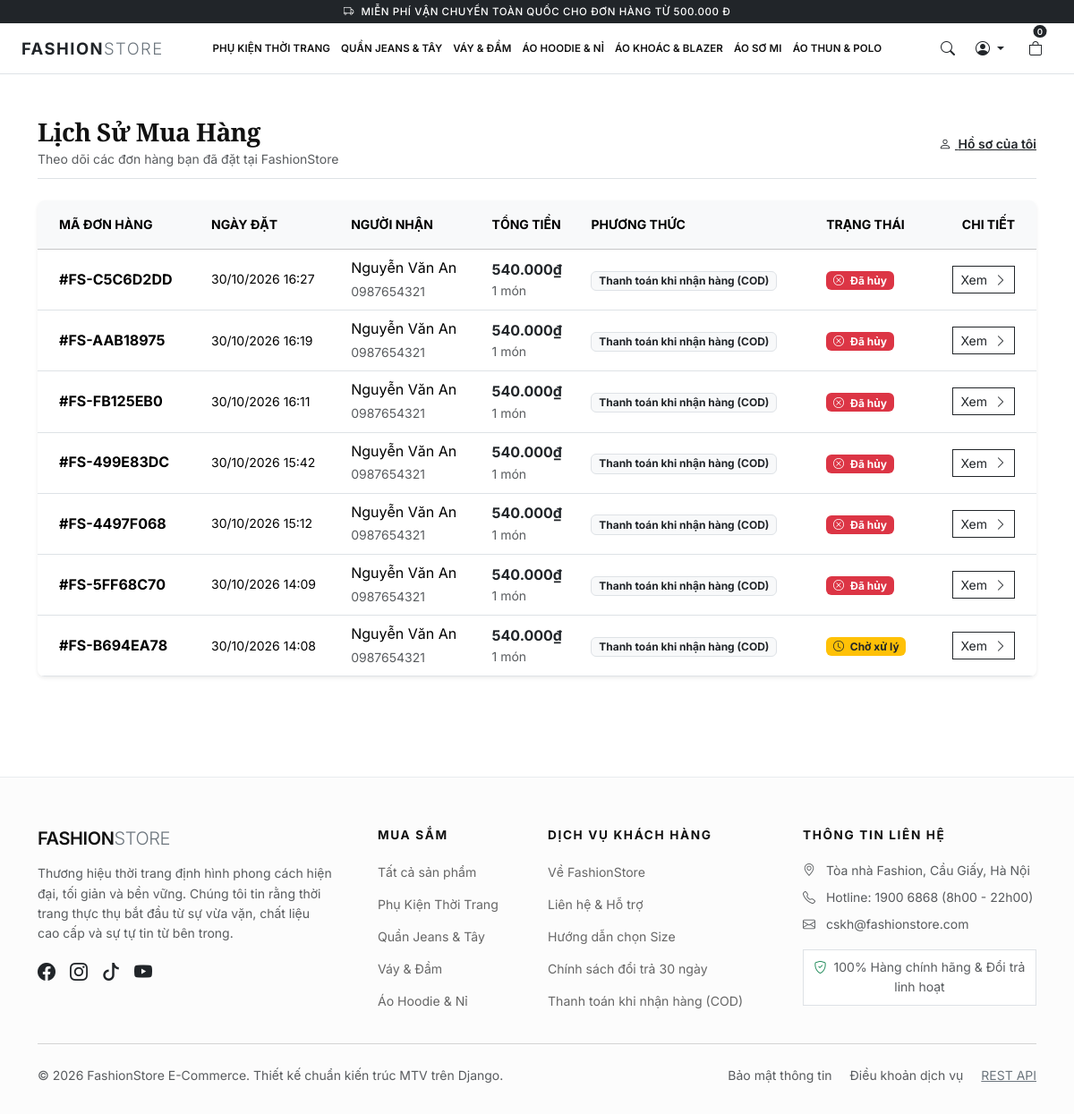
Page /orders/history/ (signed in) on the committed database.
### products/models.py (models this page shows, shortened)
class Category(models.Model):
    name = models.CharField(max_length=100, unique=True, verbose_name='Tên danh mục')
    slug = models.SlugField(max_length=120, unique=True, blank=True, verbose_name='Đường dẫn slug')
    description = models.TextField(blank=True, verbose_name='Mô tả danh mục')
    image = models.ImageField(upload_to='categories/', blank=True, null=True, verbose_name='Ảnh danh mục')
    created_at = models.DateTimeField(auto_now_add=True, verbose_name='Ngày tạo')
    class Meta:
        verbose_name = 'Danh mục sản phẩm'
        verbose_name_plural = 'Danh mục sản phẩm'
        ordering = ['name']

### orders/models.py (models this page shows, shortened)
class Order(models.Model):
    PAYMENT_METHOD_CHOICES = [
        ('COD', 'Thanh toán khi nhận hàng (COD)'),
    ]
    PAYMENT_STATUS_CHOICES = [
        ('Unpaid', 'Chưa thanh toán'),
        ('Paid', 'Đã thanh toán'),
    ]
    ORDER_STATUS_CHOICES = [
        ('Pending', 'Chờ xử lý'),
        ('Confirmed', 'Đã xác nhận'),
        ('Shipping', 'Đang giao hàng'),
        ('Delivered', 'Đã giao thành công'),
        ('Cancelled', 'Đã hủy'),
    ]
    user = models.ForeignKey(User, on_delete=models.SET_NULL, null=True, blank=True, related_name='orders', verbose_name='Khách hàng')
    order_number = models.CharField(max_length=50, unique=True, verbose_name='Mã đơn hàng')
    full_name = models.CharField(max_length=100, verbose_name='Họ và tên người nhận')
    phone_number = models.CharField(max_length=15, verbose_name='Số điện thoại nhận hàng')
    shipping_address = models.TextField(verbose_name='Địa chỉ nhận hàng chi tiết')
    note = models.TextField(blank=True, verbose_name='Ghi chú đơn hàng')
    total_amount = models.DecimalField(max_digits=12, decimal_places=0, verbose_name='Tổng tiền đơn hàng (VNĐ)')
    payment_method = models.CharField(max_length=20, choices=PAYMENT_METHOD_CHOICES, default='COD', verbose_name='Phương thức thanh toán')
    payment_status = models.CharField(max_length=20, choices=PAYMENT_STATUS_CHOICES, default='Unpaid', verbose_name='Trạng thái thanh toán')
    order_status = models.CharField(max_length=20, choices=ORDER_STATUS_CHOICES, default='Pending', verbose_name='Trạng thái đơn hàng')
    created_at = models.DateTimeField(auto_now_add=True, verbose_name='Ngày đặt hàng')
    updated_at = models.DateTimeField(auto_now=True, verbose_name='Cập nhật lần cuối')
    class Meta:
        verbose_name = 'Đơn hàng'
        verbose_name_plural = 'Đơn hàng'
        ordering = ['-created_at']

### orders/views.py (the view)
# urls.py: path('history/', views.order_history, name='history'),
@login_required
def order_history(request):
    orders = Order.objects.filter(user=request.user).order_by('-created_at')
    return render(request, 'orders/order_history.html', {'orders': orders})

### templates/orders/order_history.html (shortened to what this page needs)
{% extends 'base.html' %}
{% load static %}
{% block content %}
<div class="container py-3 py-md-5">
    <div class="d-flex flex-wrap justify-content-between align-items-center mb-4 pb-2 border-bottom gap-2">
        <div>
            <h1 class="h3 fw-bold serif-font mb-0">Lịch Sử Mua Hàng</h1>
            <span class="text-muted small">Theo dõi các đơn hàng bạn đã đặt tại FashionStore</span>
        </div>
        <a href="{% url 'accounts:profile' %}" class="small text-dark text-decoration-underline fw-semibold">
            <i class="bi bi-person me-1"></i> Hồ sơ của tôi
        </a>
    </div>
    {% if orders %}
    <div class="d-none d-md-block card border-0 shadow-sm rounded-3 overflow-hidden">
        <div class="table-responsive">
            <table class="table table-hover align-middle mb-0">
                <thead class="table-light small text-uppercase">
                    <tr>
                        <th class="ps-4 py-3">Mã đơn hàng</th>
                        <th class="py-3">Ngày đặt</th>
                        <th class="py-3">Người nhận</th>
                        <th class="py-3">Tổng tiền</th>
                        <th class="py-3">Phương thức</th>
                        <th class="py-3">Trạng thái</th>
                        <th class="text-end pe-4 py-3">Chi tiết</th>
                    </tr>
                </thead>
                <tbody>
                    {% for order in orders %}
                    <tr class="border-bottom">
                        <td class="ps-4 fw-bold">#{{ order.order_number }}</td>
                        <td class="small">{{ order.created_at|date:"d/m/Y H:i" }}</td>
                        <td>
                            <div>{{ order.full_name }}</div>
                            <small class="text-muted">{{ order.phone_number }}</small>
                        </td>
                        <td>
                            <strong class="text-dark">{{ order.total_amount|vnd }}</strong>
                            <div class="small text-muted">{{ order.items.count }} món</div>
                        </td>
                        <td><span class="badge bg-light text-dark border">{{ order.get_payment_method_display }}</span></td>
                        <td>
                            {% if order.order_status == 'Pending' %}
                            <span class="badge bg-warning text-dark"><i class="bi bi-clock me-1"></i> Chờ xử lý</span>
                            {% elif order.order_status == 'Confirmed' %}
                            <span class="badge bg-info text-dark"><i class="bi bi-check2 me-1"></i> Đã xác nhận</span>
                            {% elif order.order_status == 'Shipping' %}
                            <span class="badge bg-primary"><i class="bi bi-truck me-1"></i> Đang giao</span>
                            {% elif order.order_status == 'Delivered' %}
                            <span class="badge bg-success"><i class="bi bi-check-circle me-1"></i> Đã giao</span>
                            {% elif order.order_status == 'Cancelled' %}
                            <span class="badge bg-danger"><i class="bi bi-x-circle me-1"></i> Đã hủy</span>
                            {% endif %}
                        </td>
                        <td class="text-end pe-4">
                            <a href="{% url 'orders:detail' order.order_number %}" class="btn btn-sm btn-outline-dark rounded-0">
                                Xem <i class="bi bi-chevron-right ms-1"></i>
                            </a>
                        </td>
                    </tr>
                    {% endfor %}
                </tbody>
            </table>
        </div>
    </div>
    {% endif %}
</div>
{% endblock %}

### templates/includes/navbar.html (shortened to what this page needs)
{% load static %}
<header class="yame-header sticky-top" id="mainHeader">
    <div class="yame-header-main bg-white border-bottom position-relative">
        <div class="container-fluid px-2 px-sm-3 px-xl-4">
            <div class="d-flex align-items-center justify-content-between" style="min-height: 56px;">
                <div class="d-flex align-items-center flex-shrink-0 me-2">
                    <a class="yame-brand-logo text-dark text-decoration-none" href="{% url 'core:home' %}">
                        <span class="fw-bold text-uppercase">FASHION</span><span class="fw-light text-secondary">STORE</span>
                    </a>
                </div>
                <nav class="yame-nav-bar d-none d-lg-block mx-1 mx-xl-3 flex-grow-1 overflow-hidden" style="min-width: 0;">
                    <ul class="yame-nav-list d-flex justify-content-center align-items-center list-unstyled mb-0 flex-nowrap" style="scrollbar-width: none;">
                        {% for cat in nav_categories %}
                        <li class="yame-nav-item yame-nav-item--has-mega">
                            <a class="yame-nav-link" href="{% url 'products:category_products' cat.slug %}">
                                {{ cat.name }}
                            </a>
                        </li>
                        {% endfor %}
                    </ul>
                </nav>
                <div class="header-right-actions d-flex align-items-center gap-1 gap-sm-2 flex-shrink-0 ms-auto ps-2" style="z-index: 1050; min-width: fit-content;">
                    <button class="btn yame-header-icon-btn text-dark border-0 bg-transparent text-decoration-none" id="searchToggleBtn" type="button" aria-label="Tìm kiếm sản phẩm" title="Tìm kiếm">
                        <i class="bi bi-search fs-6"></i>
                    </button>
                    {% if user.is_authenticated %}
                    <div class="dropdown">
                        <button class="btn yame-header-btn dropdown-toggle d-flex align-items-center gap-1 p-1 text-dark border-0 bg-transparent" type="button" data-bs-toggle="dropdown" aria-expanded="false" title="Tài khoản">
                            <i class="bi bi-person-circle fs-6"></i>
                        </button>
                    </div>
                    {% endif %}
                    {% if user.is_authenticated %}
                    <a href="{% url 'cart:detail' %}" class="btn yame-cart-btn text-dark position-relative p-1 text-decoration-none ms-1" title="Giỏ hàng">
                        <i class="bi bi-bag fs-6"></i>
                        <span class="yame-cart-badge position-absolute translate-middle badge rounded-pill bg-dark text-white">
                            {{ nav_cart_count|default:0 }}
                        </span>
                    </a>
                    {% endif %}
                </div>
            </div>
        </div>
    </div>
</header>

### templates/includes/footer.html
{% load static %}
<footer class="fashion-footer">
    <div class="container">
        <div class="row g-4">
            <div class="col-lg-4 col-md-6">
                <h5 class="brand-logo mb-3">FASHION<span class="text-secondary fw-light">STORE</span></h5>
                <p class="text-muted small pe-lg-4">
                    Thương hiệu thời trang định hình phong cách hiện đại, tối giản và bền vững. Chúng tôi tin rằng thời trang thực thụ bắt đầu từ sự vừa vặn, chất liệu cao cấp và sự tự tin từ bên trong.
                </p>
                <div class="d-flex gap-3 text-secondary fs-5 mt-3">
                    <a href="#" class="text-dark"><i class="bi bi-facebook"></i></a>
                    <a href="#" class="text-dark"><i class="bi bi-instagram"></i></a>
                    <a href="#" class="text-dark"><i class="bi bi-tiktok"></i></a>
                    <a href="#" class="text-dark"><i class="bi bi-youtube"></i></a>
                </div>
            </div>
            <div class="col-lg-2 col-md-6 col-6">
                <h6 class="footer-heading">Mua sắm</h6>
                <ul class="footer-link-list">
                    <li><a href="{% url 'products:product_list' %}">Tất cả sản phẩm</a></li>
                    {% for cat in nav_categories|slice:":4" %}
                    <li><a href="{% url 'products:category_products' cat.slug %}">{{ cat.name }}</a></li>
                    {% endfor %}
                </ul>
            </div>
            <div class="col-lg-3 col-md-6 col-6">
                <h6 class="footer-heading">Dịch vụ khách hàng</h6>
                <ul class="footer-link-list">
                    <li><a href="{% url 'core:about' %}">Về FashionStore</a></li>
                    <li><a href="{% url 'core:contact' %}">Liên hệ & Hỗ trợ</a></li>
                    <li><a href="#">Hướng dẫn chọn Size</a></li>
                    <li><a href="#">Chính sách đổi trả 30 ngày</a></li>
                    <li><a href="#">Thanh toán khi nhận hàng (COD)</a></li>
                </ul>
            </div>
            <div class="col-lg-3 col-md-6">
                <h6 class="footer-heading">Thông tin liên hệ</h6>
                <p class="text-muted small mb-2"><i class="bi bi-geo-alt me-2"></i> Tòa nhà Fashion, Cầu Giấy, Hà Nội</p>
                <p class="text-muted small mb-2"><i class="bi bi-telephone me-2"></i> Hotline: 1900 6868 (8h00 - 22h00)</p>
                <p class="text-muted small mb-3"><i class="bi bi-envelope me-2"></i> cskh@fashionstore.com</p>
                <div class="p-2 border bg-white small text-center text-muted">
                    <i class="bi bi-shield-check text-success me-1"></i> 100% Hàng chính hãng & Đổi trả linh hoạt
                </div>
            </div>
        </div>
        <hr class="my-4 text-muted">
        <div class="row align-items-center small text-muted">
            <div class="col-md-6 text-center text-md-start">
                &copy; 2026 FashionStore E-Commerce. Thiết kế chuẩn kiến trúc MTV trên Django.
            </div>
            <div class="col-md-6 text-center text-md-end mt-2 mt-md-0">
                <span class="me-3">Bảo mật thông tin</span>
                <span class="me-3">Điều khoản dịch vụ</span>
                <a href="/api/products/" target="_blank" class="text-decoration-underline text-secondary">REST API</a>
            </div>
        </div>
    </div>
</footer>

### rows in the picture
Category: name "PHỤ KIỆN THỜI TRANG", name "Phụ Kiện Thời Trang"
Category: name "QUẦN JEANS & TÂY", name "Quần Jeans & Tây"
Category: name "VÁY & ĐẦM", name "Váy & Đầm"
Category: name "ÁO HOODIE & NỈ", name "Áo Hoodie & Nỉ"
Category: name "ÁO KHOÁC & BLAZER"
Category: name "ÁO SƠ MI"
Category: name "ÁO THUN & POLO"
Order: order_number "FS-C5C6D2DD", created_at "30/10/2026 16:27", full_name "Nguyễn Văn An", phone_number "0987654321", total_amount|vnd "540.000₫", items.count "1", payment_method "Thanh toán khi nhận hàng (COD)", order_status "Cancelled" (drawn)
Order: order_number "FS-AAB18975", created_at "30/10/2026 16:19", full_name "Nguyễn Văn An", phone_number "0987654321", total_amount|vnd "540.000₫", items.count "1", payment_method "Thanh toán khi nhận hàng (COD)", order_status "Cancelled" (drawn)
Order: order_number "FS-FB125EB0", created_at "30/10/2026 16:11", full_name "Nguyễn Văn An", phone_number "0987654321", total_amount|vnd "540.000₫", items.count "1", payment_method "Thanh toán khi nhận hàng (COD)", order_status "Cancelled" (drawn)
Order: order_number "FS-499E83DC", created_at "30/10/2026 15:42", full_name "Nguyễn Văn An", phone_number "0987654321", total_amount|vnd "540.000₫", items.count "1", payment_method "Thanh toán khi nhận hàng (COD)", order_status "Cancelled" (drawn)
Order: order_number "FS-4497F068", created_at "30/10/2026 15:12", full_name "Nguyễn Văn An", phone_number "0987654321", total_amount|vnd "540.000₫", items.count "1", payment_method "Thanh toán khi nhận hàng (COD)", order_status "Cancelled" (drawn)
Order: order_number "FS-5FF68C70", created_at "30/10/2026 14:09", full_name "Nguyễn Văn An", phone_number "0987654321", total_amount|vnd "540.000₫", items.count "1", payment_method "Thanh toán khi nhận hàng (COD)", order_status "Cancelled" (drawn)
Order: order_number "FS-B694EA78", created_at "30/10/2026 14:08", full_name "Nguyễn Văn An", phone_number "0987654321", total_amount|vnd "540.000₫", items.count "1", payment_method "Thanh toán khi nhận hàng (COD)", order_status "Pending" (drawn)

### other values in the picture
{{ nav_cart_count|default:0 }} "0"
